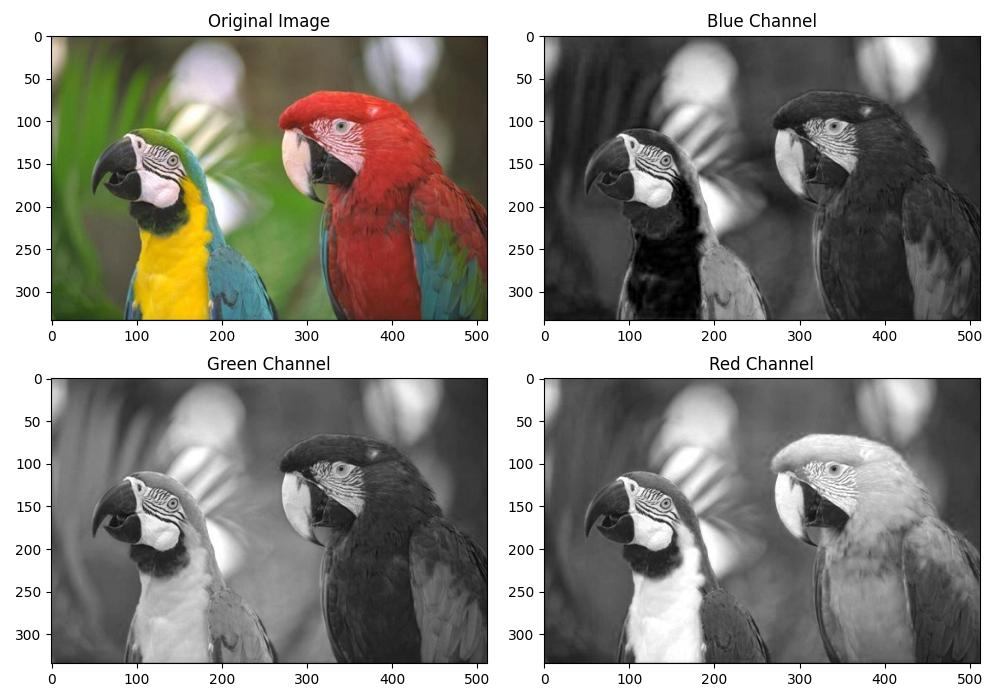

This chart was generated by the following Python code:
import cv2 as cv
import matplotlib.pyplot as plt

# 读取图片
img = cv.imread("./araras.jpg")

# 分离RGB三个通道
b, g, r = cv.split(img)

# 将每个通道转换为灰度图
gray_b = cv.cvtColor(cv.merge([b, b, b]), cv.COLOR_BGR2GRAY)
gray_g = cv.cvtColor(cv.merge([g, g, g]), cv.COLOR_BGR2GRAY)
gray_r = cv.cvtColor(cv.merge([r, r, r]), cv.COLOR_BGR2GRAY)

# 显示原图和灰度图
plt.figure(figsize=(10, 7))

plt.subplot(2, 2, 1)
plt.title("Original Image")
plt.imshow(cv.cvtColor(img, cv.COLOR_BGR2RGB))

plt.subplot(2, 2, 2)
plt.title("Blue Channel")
plt.imshow(gray_b, cmap="gray")

plt.subplot(2, 2, 3)
plt.title("Green Channel")
plt.imshow(gray_g, cmap="gray")

plt.subplot(2, 2, 4)
plt.title("Red Channel")
plt.imshow(gray_r, cmap="gray")

# 自动调整合适大小
plt.tight_layout()
plt.savefig("task1.jpg")
plt.show()
